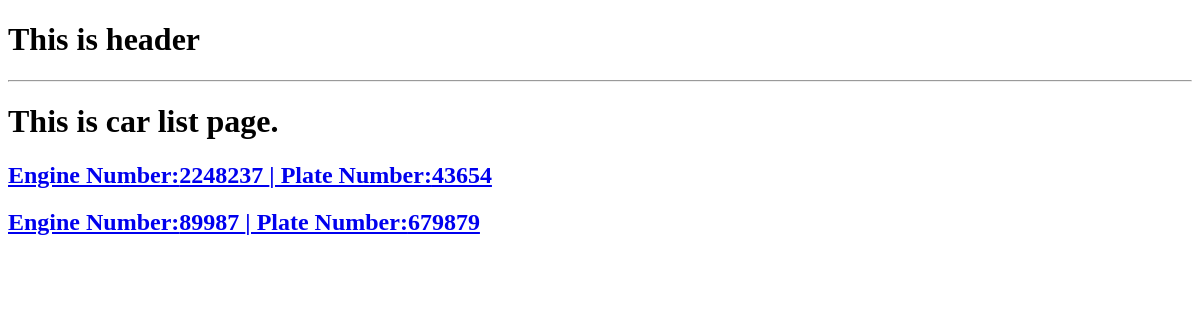
The page /cars/ on the database as committed earlier.
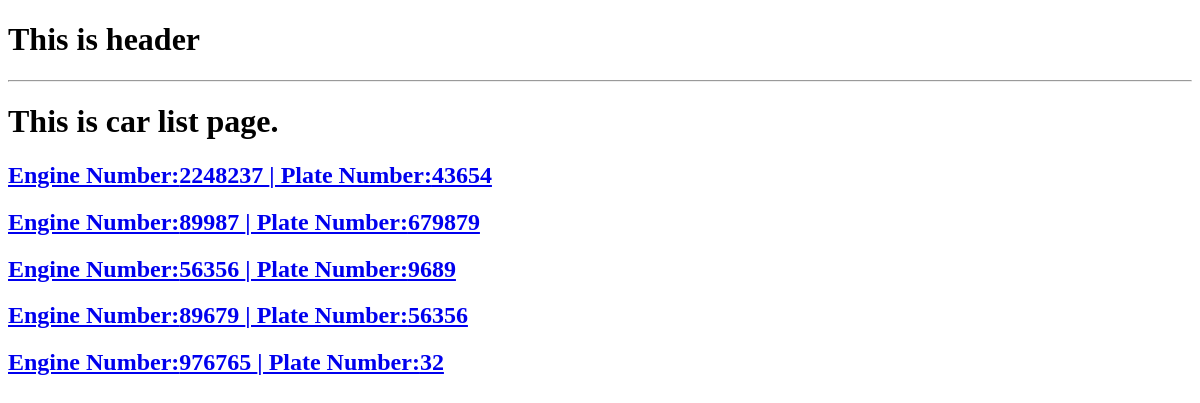
The same page on the database as committed later.
### cars/models.py (models this page shows, shortened)
class Car(models.Model):
    STEERING_SIDE = (
        ('راسته', 'راسته'),
        ('چپه', 'چپه')
    )
    driver = models.ForeignKey(DriverProfile, on_delete=models.SET_NULL, null=True, blank=True)
    owner = models.ForeignKey('CarOwner', on_delete=models.SET_NULL, null=True, blank=True)
    plate_number = models.CharField(max_length=200, blank=True, null=True)
    steering = models.CharField(max_length=10, choices=STEERING_SIDE, default='راسته')
    model = models.CharField(max_length=300)
    color = models.CharField(max_length=200)
    engine_type = models.CharField(max_length=300)
    engine_num = models.CharField(max_length=200)
    number_of_cylinder = models.IntegerField()
    chassis_num = models.CharField(max_length=200, help_text='شماره شاسی')
    legal_weight = models.CharField(
        max_length=255, null=True, blank=True, help_text='وزن مجموعی مجاز')
    weight_on_axle = models.CharField(
        max_length=255, null=True, blank=True, help_text='وزن بالای اکسل')
    number_of_rider = models.PositiveIntegerField(help_text='تعداد راکبین')

### cars/views.py (the view)
# urls.py: path('', views.car_list, name='car-list'),
def car_list(request):
    cars = Car.objects.all()
    context = {
        'cars': cars
    }
    return render(request, 'cars/car_list.html', context)

### cars/templates/cars/car_list.html
{% extends 'base.html' %}
{% block content %}
    <h1>This is car list page.</h1>
    {% for car in cars %}
        <div>
            <a href="{% url 'cars:car-detail' car.id %}"><h2>Engine Number:{{ car.engine_num }} | Plate Number:{{ car.plate_number|default:'None' }}</h2></a>
        </div>
    {% endfor %}
{% endblock content %}

### templates/base.html (shortened to what this page needs)
<!DOCTYPE html>
<html lang="en">
<head>
</head>
<body>
    <h1>This is header</h1>
    <hr>
    {% block content %}
    {% endblock content %}
</body>
</html>

Rows that differ between the two databases and show on the page:
added Car: engine_num "56356", plate_number "9689"
added Car: engine_num "89679", plate_number "56356"
added Car: engine_num "976765", plate_number "32"
